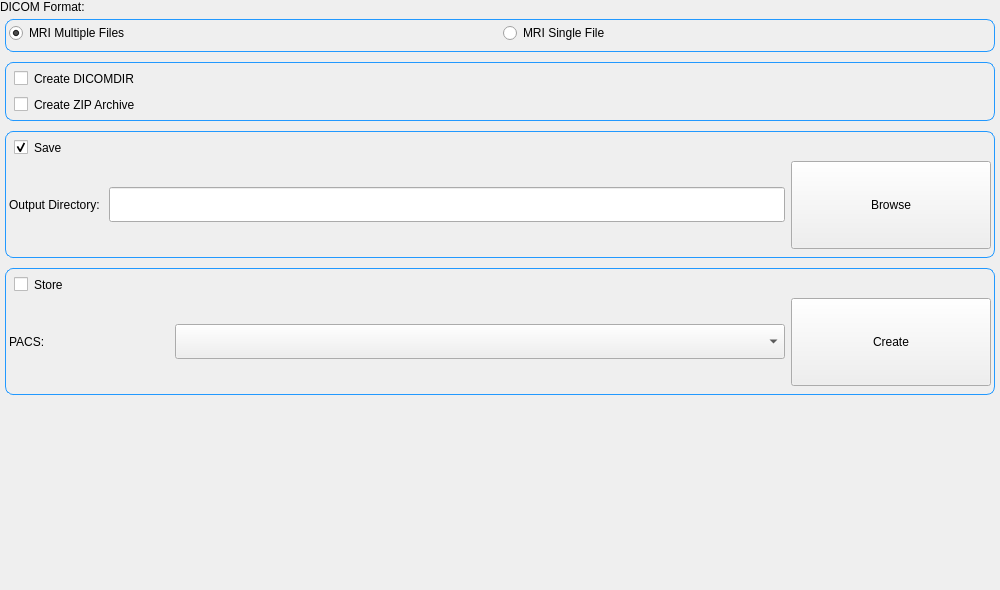
<?xml version="1.0" encoding="UTF-8"?>
<ui version="4.0">
 <class>dicomifier::gui::GenerationFrame</class>
 <widget class="QWidget" name="dicomifier::gui::GenerationFrame">
  <property name="geometry">
   <rect>
    <x>0</x>
    <y>0</y>
    <width>1000</width>
    <height>590</height>
   </rect>
  </property>
  <property name="sizePolicy">
   <sizepolicy hsizetype="Expanding" vsizetype="Expanding">
    <horstretch>0</horstretch>
    <verstretch>0</verstretch>
   </sizepolicy>
  </property>
  <property name="minimumSize">
   <size>
    <width>1000</width>
    <height>590</height>
   </size>
  </property>
  <property name="windowTitle">
   <string/>
  </property>
  <property name="styleSheet">
   <string notr="true">QCheckBox 
{
	margin-top: 5px;
	margin-left: 5px;
}
</string>
  </property>
  <layout class="QGridLayout" name="gridLayout">
   <property name="leftMargin">
    <number>0</number>
   </property>
   <property name="topMargin">
    <number>0</number>
   </property>
   <property name="rightMargin">
    <number>0</number>
   </property>
   <property name="bottomMargin">
    <number>0</number>
   </property>
   <property name="spacing">
    <number>0</number>
   </property>
   <item row="1" column="0">
    <widget class="QWidget" name="widget" native="true">
     <property name="sizePolicy">
      <sizepolicy hsizetype="Expanding" vsizetype="Expanding">
       <horstretch>0</horstretch>
       <verstretch>0</verstretch>
      </sizepolicy>
     </property>
     <property name="styleSheet">
      <string notr="true">QWidget#widget_2
{
    border-radius: 8px;
    border: 1px solid #2299FF;
	margin: 5px;
}
QWidget#widget_3
{
    border-radius: 8px;
    border: 1px solid #2299FF;
	margin: 5px;
}
QWidget#widget_4
{
    border-radius: 8px;
    border: 1px solid #2299FF;
	margin: 5px;
}
QWidget#widget_5
{
    border-radius: 8px;
    border: 1px solid #2299FF;
	margin: 5px;
}</string>
     </property>
     <layout class="QGridLayout" name="gridLayout_2">
      <property name="leftMargin">
       <number>0</number>
      </property>
      <property name="topMargin">
       <number>0</number>
      </property>
      <property name="rightMargin">
       <number>0</number>
      </property>
      <property name="bottomMargin">
       <number>0</number>
      </property>
      <property name="spacing">
       <number>0</number>
      </property>
      <item row="0" column="0">
       <widget class="QWidget" name="widget_2" native="true">
        <layout class="QGridLayout" name="gridLayout_4">
         <item row="0" column="0">
          <widget class="QRadioButton" name="formatMRIMultiple">
           <property name="text">
            <string>MRI Multiple Files</string>
           </property>
           <property name="checked">
            <bool>true</bool>
           </property>
          </widget>
         </item>
         <item row="0" column="1">
          <widget class="QRadioButton" name="formatMRISingle">
           <property name="text">
            <string>MRI Single File</string>
           </property>
          </widget>
         </item>
         <item row="1" column="0" colspan="2">
          <spacer name="verticalSpacer">
           <property name="orientation">
            <enum>Qt::Vertical</enum>
           </property>
           <property name="sizeHint" stdset="0">
            <size>
             <width>20</width>
             <height>5</height>
            </size>
           </property>
          </spacer>
         </item>
        </layout>
        <zorder>formatMRIMultiple</zorder>
        <zorder>formatMRISingle</zorder>
        <zorder>verticalSpacer</zorder>
       </widget>
      </item>
      <item row="1" column="0">
       <widget class="QWidget" name="widget_3" native="true">
        <layout class="QVBoxLayout" name="verticalLayout">
         <item>
          <widget class="QCheckBox" name="DicomdirCheckBox">
           <property name="text">
            <string>Create DICOMDIR</string>
           </property>
          </widget>
         </item>
         <item>
          <widget class="QCheckBox" name="ZIPCheckBox">
           <property name="text">
            <string>Create ZIP Archive</string>
           </property>
          </widget>
         </item>
         <item>
          <spacer name="verticalSpacer_2">
           <property name="orientation">
            <enum>Qt::Vertical</enum>
           </property>
           <property name="sizeHint" stdset="0">
            <size>
             <width>20</width>
             <height>5</height>
            </size>
           </property>
          </spacer>
         </item>
        </layout>
       </widget>
      </item>
      <item row="2" column="0">
       <widget class="QWidget" name="widget_4" native="true">
        <layout class="QGridLayout" name="gridLayout_3">
         <item row="1" column="0">
          <widget class="QLabel" name="outputDirectoryTitle">
           <property name="text">
            <string>Output Directory: </string>
           </property>
          </widget>
         </item>
         <item row="1" column="2">
          <widget class="QPushButton" name="outputDirBrowseButton">
           <property name="minimumSize">
            <size>
             <width>200</width>
             <height>88</height>
            </size>
           </property>
           <property name="maximumSize">
            <size>
             <width>200</width>
             <height>16777215</height>
            </size>
           </property>
           <property name="text">
            <string>Browse</string>
           </property>
          </widget>
         </item>
         <item row="1" column="1">
          <widget class="QLineEdit" name="outputDirectory">
           <property name="minimumSize">
            <size>
             <width>0</width>
             <height>35</height>
            </size>
           </property>
          </widget>
         </item>
         <item row="2" column="0" colspan="3">
          <spacer name="verticalSpacer_3">
           <property name="orientation">
            <enum>Qt::Vertical</enum>
           </property>
           <property name="sizeHint" stdset="0">
            <size>
             <width>20</width>
             <height>5</height>
            </size>
           </property>
          </spacer>
         </item>
         <item row="0" column="0">
          <widget class="QCheckBox" name="saveCheckBox">
           <property name="text">
            <string>Save</string>
           </property>
           <property name="checked">
            <bool>true</bool>
           </property>
          </widget>
         </item>
        </layout>
       </widget>
      </item>
      <item row="3" column="0">
       <widget class="QWidget" name="widget_5" native="true">
        <layout class="QGridLayout" name="gridLayout_5">
         <item row="1" column="0">
          <widget class="QLabel" name="PACSTitle">
           <property name="minimumSize">
            <size>
             <width>160</width>
             <height>0</height>
            </size>
           </property>
           <property name="text">
            <string>PACS:</string>
           </property>
          </widget>
         </item>
         <item row="1" column="1">
          <widget class="QComboBox" name="PACSComboBox">
           <property name="sizePolicy">
            <sizepolicy hsizetype="Expanding" vsizetype="Fixed">
             <horstretch>0</horstretch>
             <verstretch>0</verstretch>
            </sizepolicy>
           </property>
           <property name="minimumSize">
            <size>
             <width>0</width>
             <height>35</height>
            </size>
           </property>
          </widget>
         </item>
         <item row="1" column="2">
          <widget class="QPushButton" name="CreateButton">
           <property name="minimumSize">
            <size>
             <width>200</width>
             <height>88</height>
            </size>
           </property>
           <property name="maximumSize">
            <size>
             <width>200</width>
             <height>16777215</height>
            </size>
           </property>
           <property name="text">
            <string>Create</string>
           </property>
          </widget>
         </item>
         <item row="2" column="0" colspan="3">
          <spacer name="verticalSpacer_5">
           <property name="orientation">
            <enum>Qt::Vertical</enum>
           </property>
           <property name="sizeHint" stdset="0">
            <size>
             <width>20</width>
             <height>5</height>
            </size>
           </property>
          </spacer>
         </item>
         <item row="0" column="0" colspan="2">
          <widget class="QCheckBox" name="StoreCheckBox">
           <property name="text">
            <string>Store</string>
           </property>
          </widget>
         </item>
        </layout>
       </widget>
      </item>
     </layout>
    </widget>
   </item>
   <item row="0" column="0" alignment="Qt::AlignTop">
    <widget class="QLabel" name="formatTitle">
     <property name="sizePolicy">
      <sizepolicy hsizetype="Preferred" vsizetype="Preferred">
       <horstretch>0</horstretch>
       <verstretch>0</verstretch>
      </sizepolicy>
     </property>
     <property name="styleSheet">
      <string notr="true"/>
     </property>
     <property name="text">
      <string>DICOM Format:</string>
     </property>
    </widget>
   </item>
   <item row="2" column="0">
    <spacer name="verticalSpacer_4">
     <property name="orientation">
      <enum>Qt::Vertical</enum>
     </property>
     <property name="sizeHint" stdset="0">
      <size>
       <width>20</width>
       <height>40</height>
      </size>
     </property>
    </spacer>
   </item>
  </layout>
 </widget>
 <resources/>
 <connections/>
</ui>
